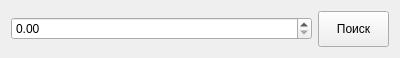
<?xml version="1.0" encoding="UTF-8"?>
<ui version="4.0">
 <class>Form</class>
 <widget class="QWidget" name="Form">
  <property name="geometry">
   <rect>
    <x>0</x>
    <y>0</y>
    <width>400</width>
    <height>58</height>
   </rect>
  </property>
  <property name="maximumSize">
   <size>
    <width>16777215</width>
    <height>58</height>
   </size>
  </property>
  <property name="windowTitle">
   <string>Form</string>
  </property>
  <layout class="QHBoxLayout" name="horizontalLayout">
   <item>
    <widget class="QDoubleSpinBox" name="par">
     <property name="maximum">
      <double>1000000000000000013287555072.000000000000000</double>
     </property>
    </widget>
   </item>
   <item>
    <widget class="QPushButton" name="btn">
     <property name="minimumSize">
      <size>
       <width>0</width>
       <height>0</height>
      </size>
     </property>
     <property name="maximumSize">
      <size>
       <width>71</width>
       <height>71</height>
      </size>
     </property>
     <property name="text">
      <string>Поиск</string>
     </property>
    </widget>
   </item>
  </layout>
 </widget>
 <resources/>
 <connections/>
</ui>
